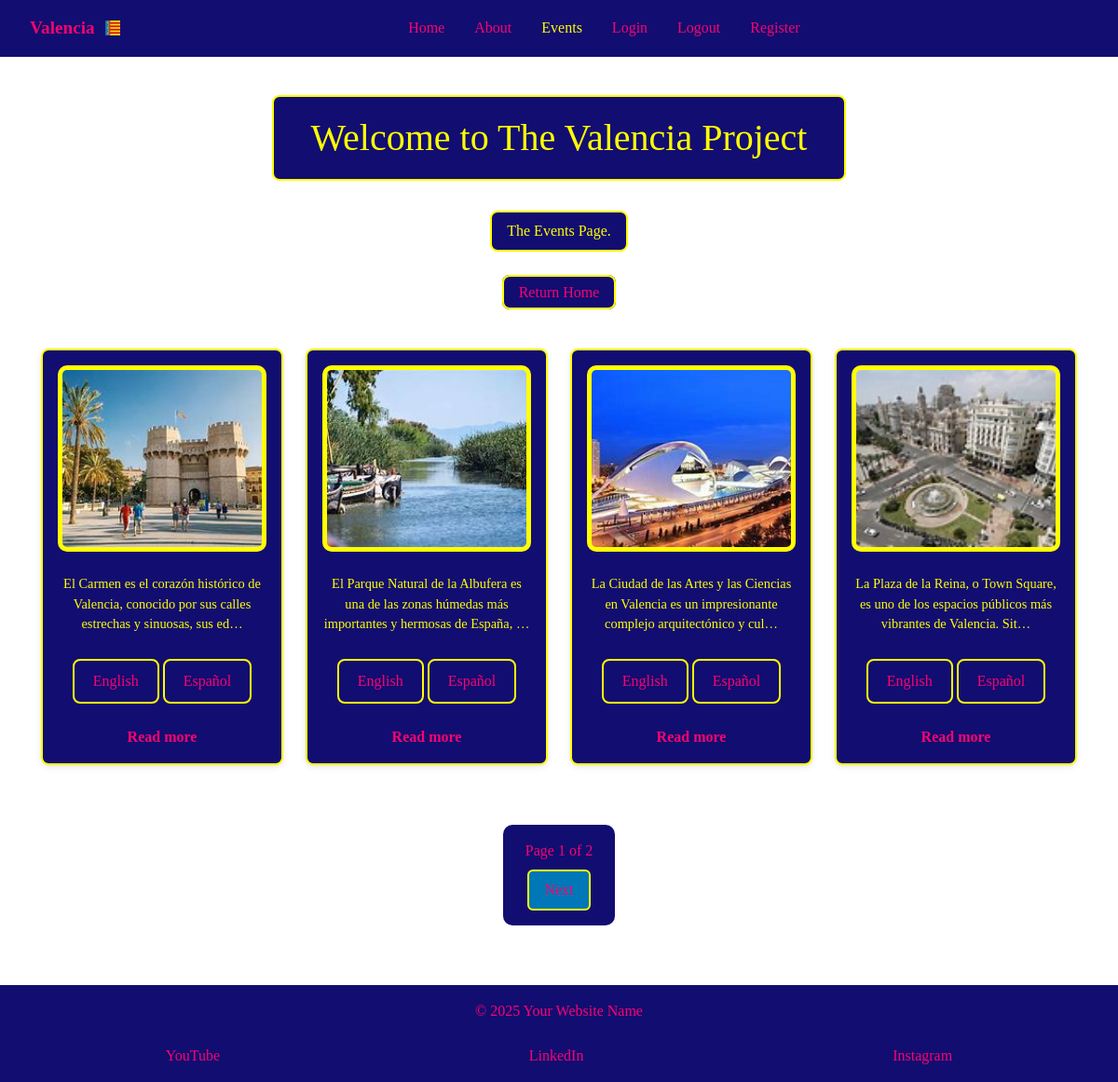
Screenshot of /events/?lang=es with the database file from the repository.
### tourism_es/models.py (models this page shows, shortened)
class CardText(models.Model):
    title = models.CharField(max_length=50, blank=True)
    content = models.TextField()
    image_name = models.CharField(
        max_length=30,
        help_text="Enter the image filename (eg 'science museum.jpg)",
        default='default.jpg',
        blank=True
    )
    saved_by = models.ManyToManyField(User,
                                      related_name='saved_cards', blank=True)

class CardTextTranslation(models.Model):
    LANGUAGE_CHOICES = [
        ('en', 'English'),
        ('es', 'Spanish'),
    ]
    card = models.ForeignKey(
        CardText,
        related_name='translations',
        on_delete=models.CASCADE
    )
    language = models.CharField(max_length=5, choices=LANGUAGE_CHOICES)
    content = models.TextField()

### tourism_es/views.py (the view)
# urls.py: path('events/', views.events, name='events'),
def events(request):
    lang = request.GET.get('lang', 'en')
    card_texts = CardText.objects.all().order_by('id')
    for card in card_texts:
        translation = card.translations.filter(language=lang).first()
        card.translated_content = (
            translation.content
            if translation else card.content or 'Content coming soon.')
    paginator = Paginator(card_texts, 4)
    page_number = request.GET.get('page')
    page_obj = paginator.get_page(page_number)
    return render(request, 'events.html', {
        'active_tab': 'events',
        'page_obj': page_obj,
        'lang': lang
    })

### tourism_es/templates/events.html (shortened to what this page needs)
{% extends 'base.html' %}
{% load static %}
{% block content %}
<h1 class="color">Welcome to The Valencia Project</h1>
<p class="color">The Events Page.</p>
<p>
    <a class="color-return" href="{% url 'index' %}">Return Home</a>
</p>
<div class="cards-container">
    {% for card in page_obj %}
    <div class="card" data-url="{% url 'event-details' pk=card.id %}" onclick="window.location=this.dataset.url">
        <img src="{% static 'images/' %}{{ card.image_name }}" alt="{{ card.title }}">
        <p>{{ card.translated_content|truncatechars:100}}</p>
        <div  class="card-detail">
        <div class="lang-switch">
            <a
                href="?{% for key, value in request.GET.items %}{% if key != 'lang' %}{{ key }}={{ value }}&{% endif %}{% endfor %}lang=en">English</a>
            <a
                href="?{% for key, value in request.GET.items %}{% if key != 'lang' %}{{ key }}={{ value }}&{% endif %}{% endfor %}lang=es">Español</a>
        </div>
        </div>
        <a href="{% url 'event-details' pk=card.id %}" class="read-more">
            Read more
        </a>
    </div>
    {% empty %}
    <p>No cards yet</p>
    {% endfor %}
</div>
<div class="pagination">
    <div class="page-number">
        <span class="page-info">
            Page {{ page_obj.number }} of {{ page_obj.paginator.num_pages }}
        </span>
    </div>
    {% if page_obj.has_next %}
    <div class="next-wrapper">
        <a href="?{% for key, value in request.GET.items %}{% if key != 'page' %}{{ key }}={{ value }}&{% endif %}{% endfor %}page={{ page_obj.next_page_number }}"
            class="next-btn">
        </a>
    </div>
    {% endif %}
</div>
{% endblock %}

### tourism_es/static/CSS/tourism.css (style rules this page uses)
* { box-sizing: border-box; margin: 0; padding: 0; }
html, body { height: 100%; font-family: "Times New Roman", Times, serif; overflow-x: hidden; }
body { display: flex; flex-direction: column; min-height: 100vh; padding-top: 4.375rem; background: url('../images/City-of-Arts-and-Sci.png') center center / cover no-repeat fixed; image-rendering: auto; }
.color { color: yellow; text-align: center; margin: 0em auto; padding: 0.5em 1em; border: 2px solid yellow; border-radius: 8px; background: #120d71; }
a.color-return { text-align: center; margin: 0em auto; padding: 0.5em 1em; border: 2px solid yellow; border-radius: 8px; background: #120d71; color: #f8046f; text-decoration: none; }
.cards-container, .grid-container { display: flex; flex-wrap: wrap; justify-content: center; gap: 1.5rem; width: 100%; max-width: 1200px; padding: 0 1rem; margin: 0 auto; }
.card, .grid { background-color: #120d71; border: 2px solid yellow; border-radius: 8px; box-shadow: 0 2px 6px rgba(0,0,0,0.1); overflow: hidden; display: flex; flex-direction: column; justify-content: flex-start; align-items: center; text-align: center; transition: transform 0.3s, box-shadow 0.3s; min-height: 350px; padding: 1rem; gap: 1rem; cursor: pointer; flex: 0 1 calc(25% - 1.5rem); max-width: calc(25% - 1.5rem); }
.cards-container .card:nth-child(1), .grid-container .grid:nth-child(1) { order: 1; }
.cards-container .card:nth-child(2), .grid-container .grid:nth-child(2) { order: 3; }
.cards-container .card:nth-child(3), .grid-container .grid:nth-child(3) { order: 2; }
.card, .grid { background-color: #120d71; border: 2px solid yellow; border-radius: 8px; box-shadow: 0 2px 6px rgba(0,0,0,0.1); overflow: hidden; display: flex; flex-direction: column; justify-content: flex-start; align-items: center; text-align: center; transition: transform 0.3s, box-shadow 0.3s; min-height: 350px; padding: 1rem; gap: 1rem; width: 100%; max-width: 350px; cursor: pointer; }
.grid p, .card p { font-size: 0.9rem; margin: 0.5rem 0 0; flex-shrink: 0; color: yellow; }
.card .read-more, .grid .read-more { margin-top: 0.5rem; text-decoration: none; color: #f8046f; font-weight: bold; }
.card-detail { display: flex; flex-direction: column; align-items: center; text-align: center; gap: 20px; max-width: 800px; }
.card img { width: 100%; height: 200px; object-fit: cover; border-radius: 10px; background-color: yellow; padding: 5px; }
.card-detail a { display: inline-block; margin-top: 10px; padding: 10px 20px; background-color: #120d71; color: #f8046f; text-decoration: none; border-radius: 8px; transition: transform 0.2s, background-color 0.2s; border: 2px solid yellow; }
.pagination { width: fit-content; margin: 2rem auto; padding: 1rem 1.5rem; background: #120d71; border-radius: 10px; display: flex; flex-direction: column; gap: 0.5rem; color: #f8046f; }
.pagination .prev-wrapper, .pagination .next-wrapper { display: flex; justify-content: center; }
.pagination a { display: inline-block; padding: 0.5rem 1rem; border: 2px solid yellow; border-radius: 6px; background: #0077b6; color: #f8046f; text-decoration: none; transition: background 0.2s, color 0.2s; }

### rows the page displays
CardText: image_name (picture), translated_content "El Parque Natural de la Albufera es una de las zonas húmedas más importantes y hermosas de España, …"
CardText: image_name (picture), translated_content "La Plaza de la Reina, o Town Square, es uno de los espacios públicos más vibrantes de Valencia. Sit…"
CardText: image_name (picture), translated_content "La Ciudad de las Artes y las Ciencias en Valencia es un impresionante complejo arquitectónico y cul…"
CardText: image_name (picture), translated_content "El Carmen es el corazón histórico de Valencia, conocido por sus calles estrechas y sinuosas, sus ed…"

### other values shown
{{ page_obj.number }} "1"
{{ page_obj.paginator.num_pages }} "2"
